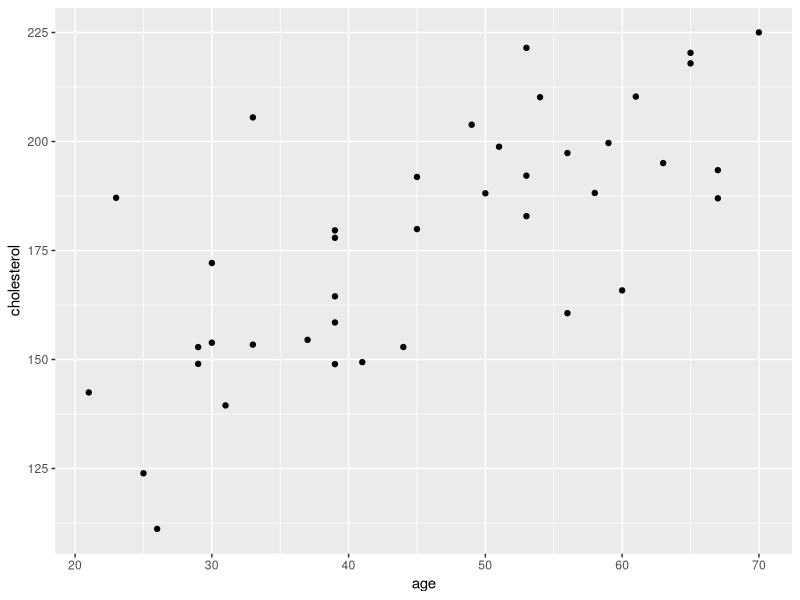
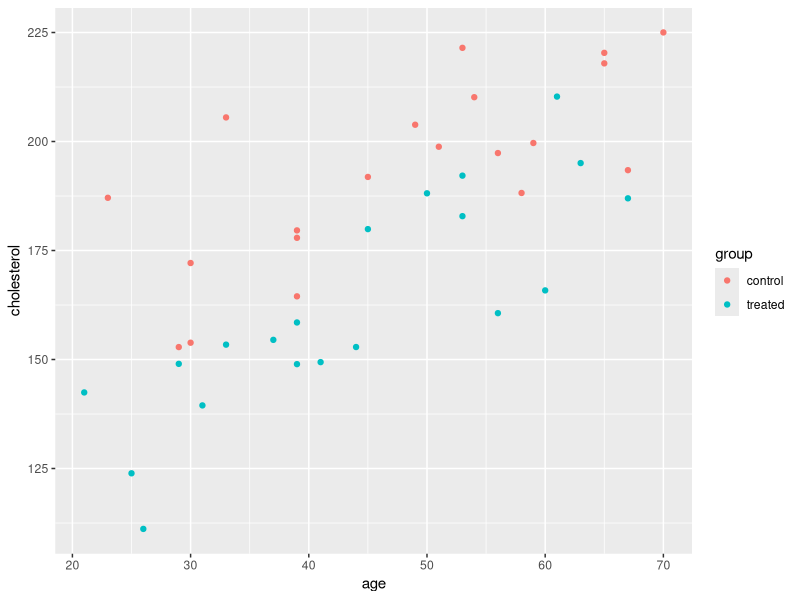
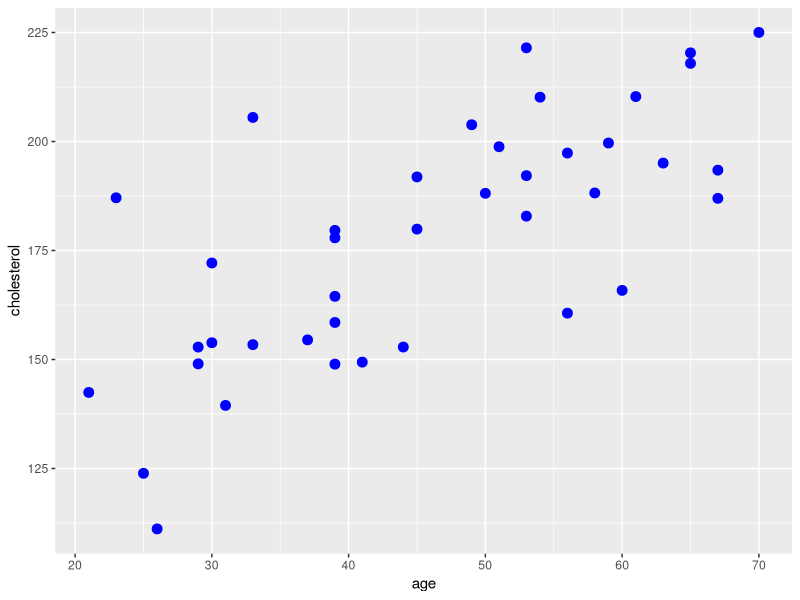
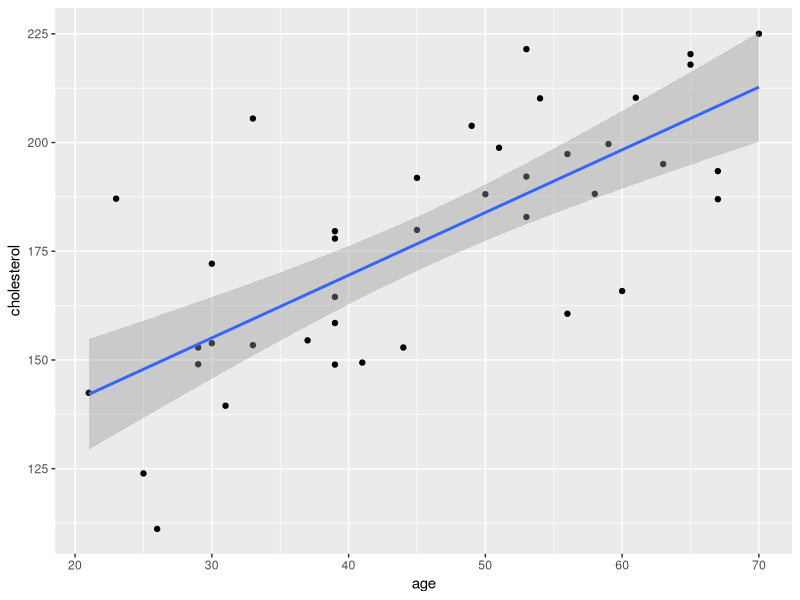
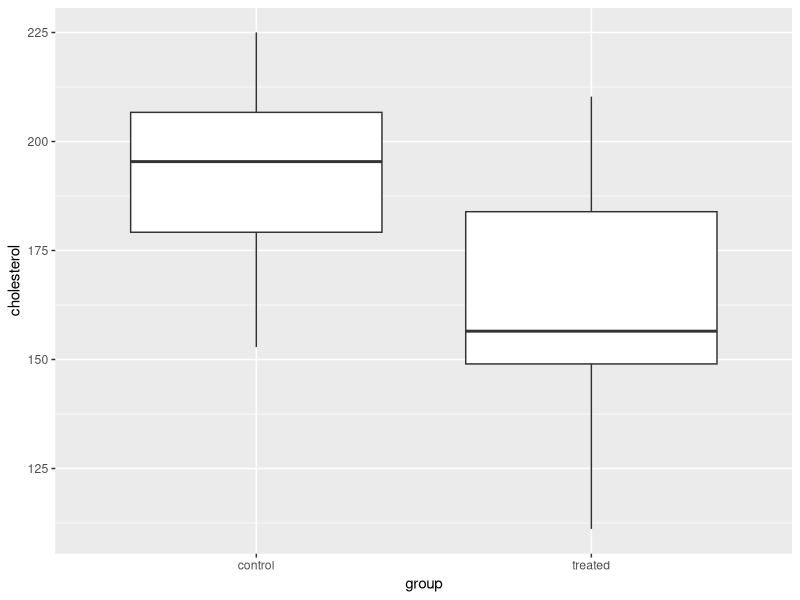
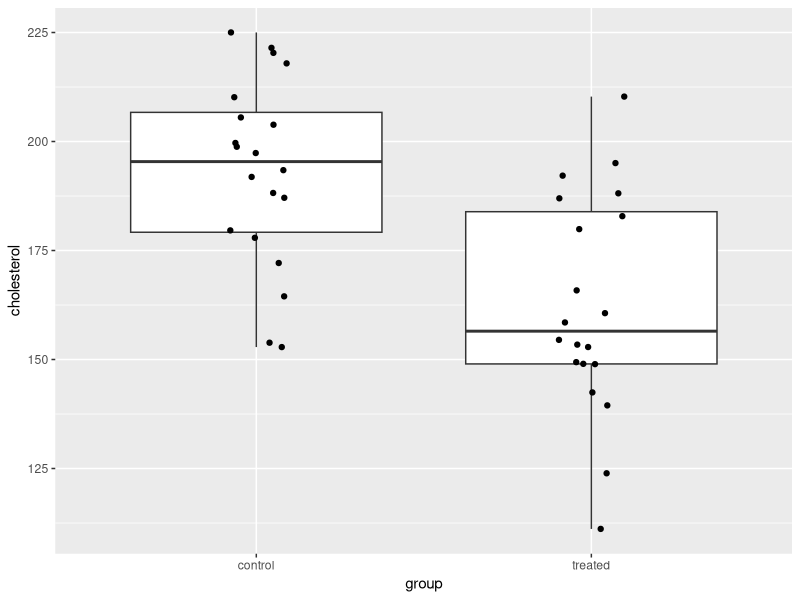
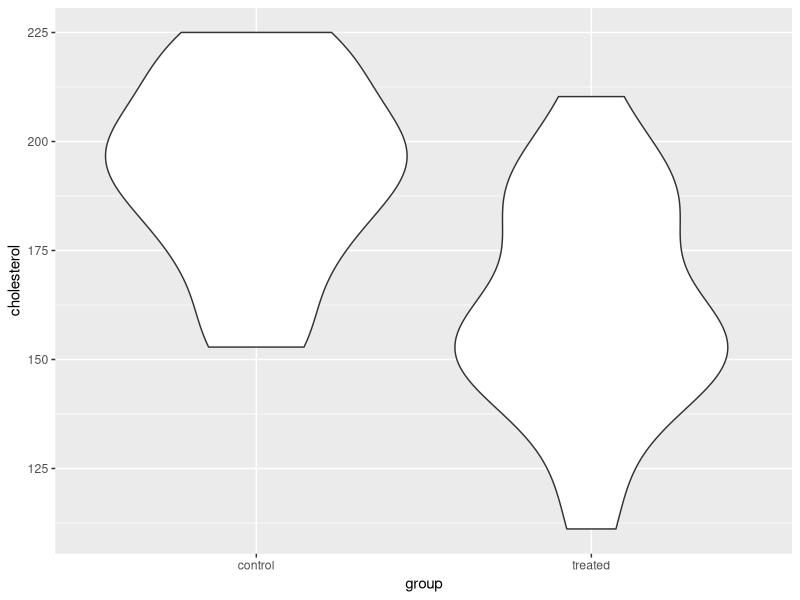
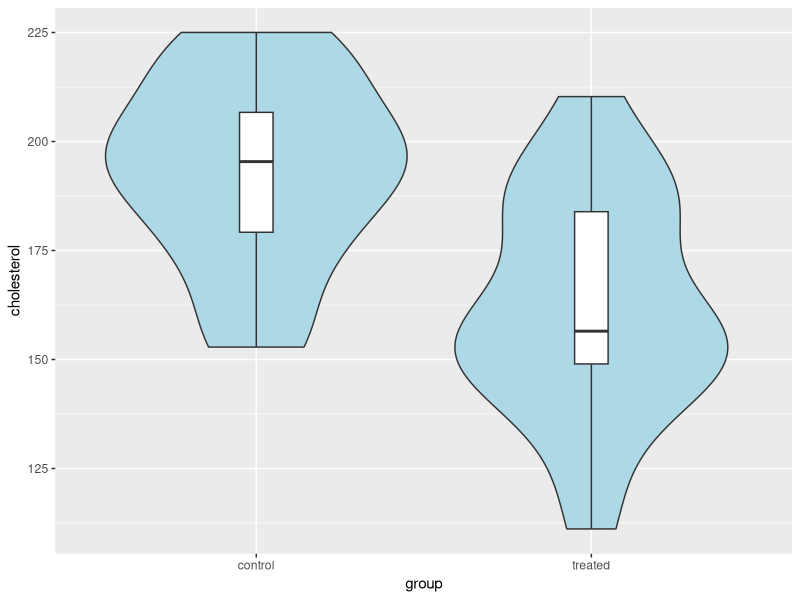

The R script that drew these images, in order:
## ---- chunk 1
knitr::opts_chunk$set(echo = TRUE, fig.height = 3.5, fig.width = 5)
## ---- chunk 2
library(ggplot2)
## ---- chunk 3
set.seed(1)   # makes the random numbers reproducible

patients <- data.frame(
  group    = rep(c("control", "treated"), each = 20),
  age      = round(runif(40, min = 20, max = 70)),
  weight   = round(rnorm(40, mean = 70, sd = 10))
)

# the cholesterol depends on the age (+ some noise); treated patients have a lower value
patients$cholesterol <- 120 + 1.5 * patients$age + rnorm(40, sd = 15)
patients$cholesterol[patients$group == "treated"] <- patients$cholesterol[patients$group == "treated"] - 25

head(patients)
## ---- chunk 4
ggplot(data = patients, aes(x = age, y = cholesterol)) +
  geom_point()
## ---- chunk 5
ggplot(patients, aes(x = age, y = cholesterol, colour = group)) +
  geom_point()
## ---- chunk 6
ggplot(patients, aes(x = age, y = cholesterol)) +
  geom_point(colour = "blue", size = 3)
## ---- chunk 7
ggplot(patients, aes(x = age, y = cholesterol)) +
  geom_point() +
  geom_smooth(method = "lm")
## ---- chunk 8
ggplot(patients, aes(x = group, y = cholesterol)) +
  geom_boxplot()
## ---- chunk 9
ggplot(patients, aes(x = group, y = cholesterol)) +
  geom_boxplot() +
  geom_jitter(width = 0.1)
## ---- chunk 10
ggplot(patients, aes(x = group, y = cholesterol)) +
  geom_violin()
## ---- chunk 11
ggplot(patients, aes(x = group, y = cholesterol)) +
  geom_violin(fill = "lightblue") +
  geom_boxplot(width = 0.1)
## ---- chunk 12
ggplot(patients, aes(x = cholesterol)) +
  geom_histogram()
## ---- chunk 13
ggplot(patients, aes(x = cholesterol)) +
  geom_histogram(bins = 5)
## ---- chunk 14
ggplot(patients, aes(x = cholesterol)) +
  geom_histogram(bins = 20)
## ---- chunk 15
ggplot(patients, aes(x = cholesterol)) +
  geom_histogram(bins = 10) +
  facet_wrap(~ group)
## ---- chunk 16
mice <- data.frame(
  week  = rep(1:5, times = 2),
  mouse = rep(c("mouse A", "mouse B"), each = 5),
  size  = c(10, 14, 20, 29, 41,     # mouse A
            10, 11, 12, 12, 13)     # mouse B
)

mice
## ---- chunk 17
ggplot(mice, aes(x = week, y = size, colour = mouse)) +
  geom_line()
## ---- chunk 18
ggplot(mice, aes(x = week, y = size, colour = mouse)) +
  geom_line() +
  geom_point()
## ---- chunk 19
ggplot(patients, aes(x = group, y = cholesterol, fill = group)) +
  geom_boxplot() +
  labs(title = "Cholesterol in the two groups",
       x = "Group",
       y = "Cholesterol (mg/dl)") +
  theme_bw()
